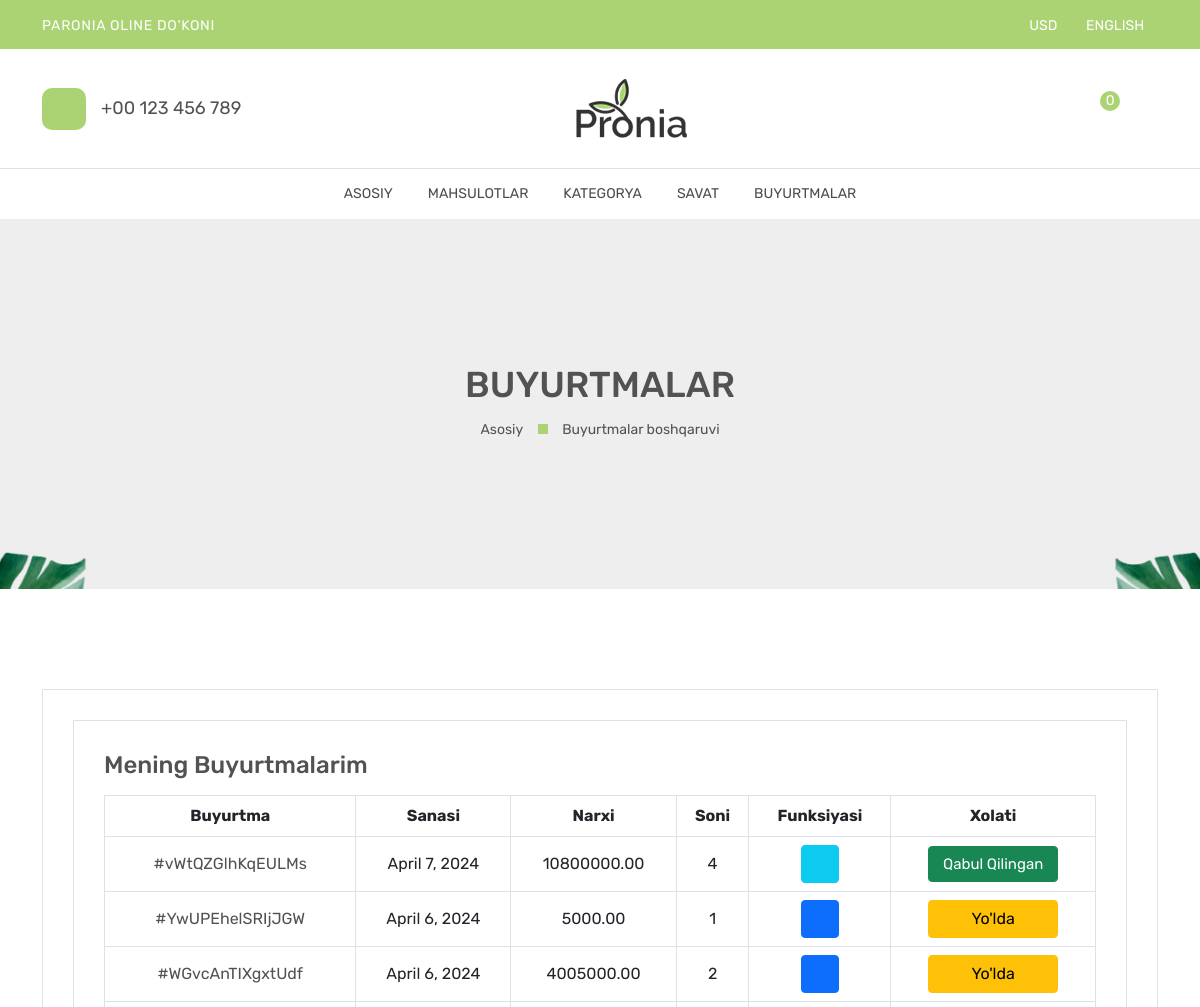
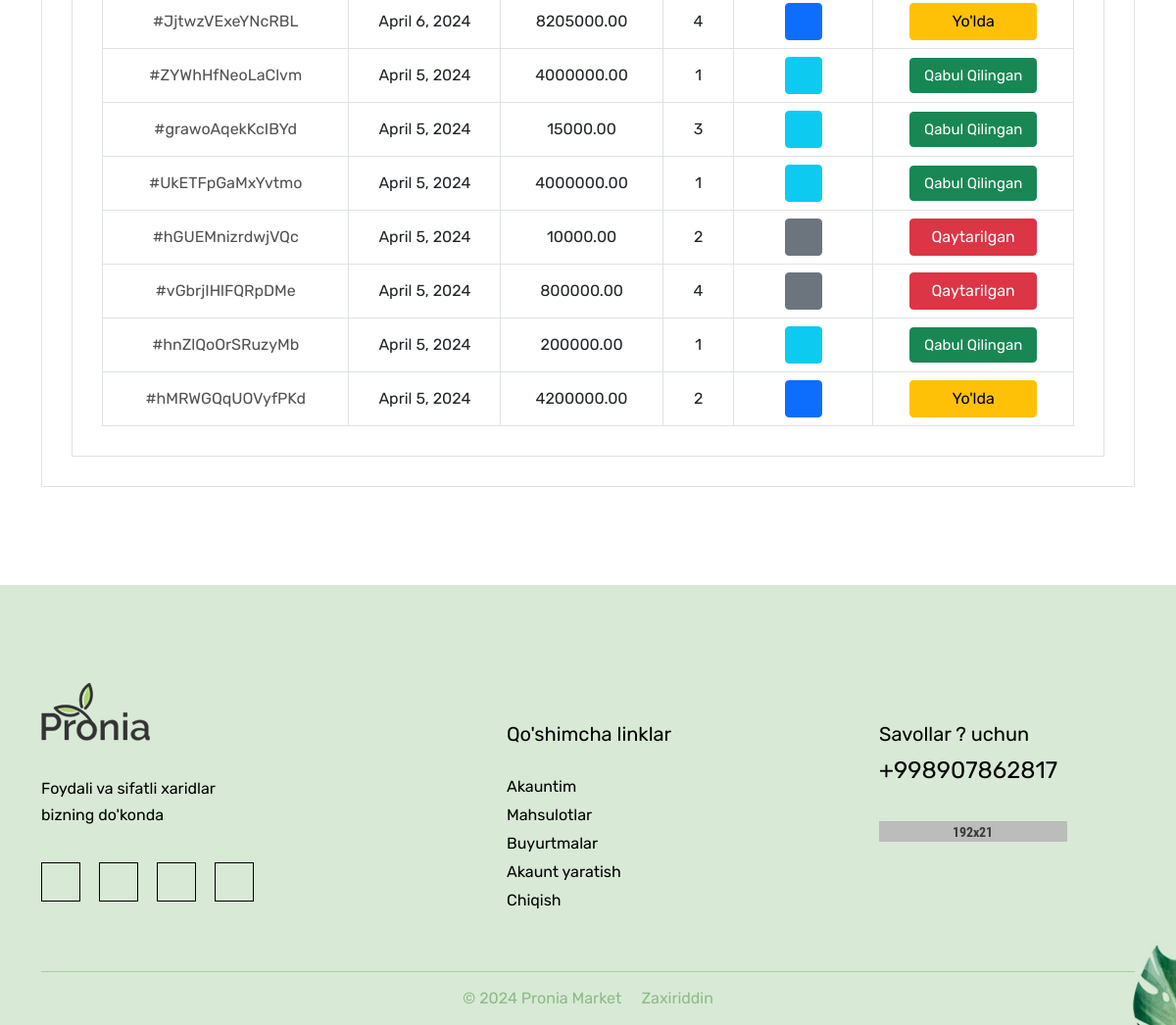
The page /order_list (signed in) on the database its author committed (2 pictures, top to bottom).
### main/models.py (models this page shows, shortened)
class CodeGenerate(models.Model):
    code = models.CharField(max_length=255, blank=True, unique=True)
    class Meta:
        abstract = True

class Cart(CodeGenerate):
    user = models.ForeignKey(User, on_delete=models.SET_NULL, null=True)
    status = models.IntegerField(
        choices=(
            (1, 'No Faol'),
            (2, "Yo'lda"),
            (3, 'Qaytarilgan'),
            (4, 'Qabul qilingan')
        ),
        default=1
    )
    date = models.DateField(null=True, blank=True, auto_now_add=True)
    @property
    def total(self):
        count = 0
        queryset = CartProduct.objects.filter(cart=self)
        for item in queryset:
            count += item.count
        return count
    @property
    def price(self):
        queryset = CartProduct.objects.filter(cart=self)
        total = 0
        for item in queryset:
            if item.product.discount_price:
                total += item.count * item.product.discount_price
            else:
                total += item.count * item.product.price
        return total

class CartProduct(models.Model):
    product = models.ForeignKey(Product, on_delete=models.SET_NULL, null=True)
    cart = models.ForeignKey(Cart, on_delete=models.CASCADE)
    count = models.IntegerField()

class Product(CodeGenerate):
    category = models.ForeignKey(Category, on_delete=models.CASCADE)
    name = models.CharField(max_length=255)
    body = models.TextField()
    price = models.DecimalField(decimal_places=2, max_digits=10)  # +
    discount_price = models.DecimalField(decimal_places=2, max_digits=10,
                                         blank=True, null=True)  # +
    banner_img = models.ImageField(upload_to='banner-img')
    quantity = models.IntegerField()
    delivery = models.BooleanField(default=False)  # +

### main/front/views.py (the view)
# urls.py: path('order_list', views.order_list, name='order_list'),
@login_required(login_url='auth:sign-in')
def order_list(request):
    categorys = models.Category.objects.all()
    queryset = models.Cart.objects.filter(user=request.user, status__in=[2, 3, 4]).order_by('-date')
    context = {
        'queryset': queryset,
        'categorys': categorys,
    }
    return render(request, 'front/order/list.html', context)

### templates/front/order/list.html (shortened to what this page needs)
{% extends 'front/base.html' %}
{% load static %}
{% block content %}
            <main class="main-content">
                <div class="breadcrumb-area breadcrumb-height" data-bg-image="{% static 'front/images/breadcrumb/bg/1-1-1919x388.jpg' %}">
                    <div class="container h-100">
                        <div class="row h-100">
                            <div class="col-lg-12">
                                <div class="breadcrumb-item">
                                    <h2 class="breadcrumb-heading">Buyurtmalar</h2>
                                    <ul>
                                        <li>
                                            <a href="{% url 'front:index' %}">Asosiy</a>
                                        </li>
                                        <li>Buyurtmalar boshqaruvi</li>
                                    </ul>
                                </div>
                            </div>
                        </div>
                    </div>
                </div>
                <div class="account-page-area section-space-y-axis-100">
                    <div class="container">
                        <div class="row">
                            <div class="col-lg-12">
                                <div class="tab-content myaccount-tab-content" id="account-page-tab-content">
                                    <div class="tab-content myaccount-tab-content" id="account-page-tab-content">
                                        <div class="tab-pane fade active show" id="account-orders" role="tabpanel" aria-labelledby="account-orders-tab">
                                            <div class="myaccount-orders">
                                                <h4 class="small-title">Mening Buyurtmalarim</h4>
                                                <div class="table-responsive">
                                                    <table class="table table-bordered table-hover">
                                                        <tbody>
                                                            <tr>
                                                                <th>Buyurtma</th>
                                                                <th>Sanasi</th>
                                                                <th>Narxi</th>
                                                                <th>Soni</th>
                                                                <th>Funksiyasi</th>
                                                                <th>Xolati</th>
                                                            </tr>
                                                            {% for q in queryset %}
                                                                <tr>
                                                                    <td><a class="account-order-id" href="#">#{{q.code}}</a></td>
                                                                    <td>{{q.date}}</td>
                                                                    <td>{{q.price}}</td>
                                                                    <td>{{q.total}}</td>
                                                                    {% if q.status == 2  %}
                                                                    <td><a data-bs-target="#editmodal{{forloop.counter}}" data-bs-toggle="modal" class="btn btn-primary" ><span><i class="pe-7s-note"></i></span></a></td>
                                                                    <td><a href="{% url 'front:cart' q.code %}" class="btn btn-warning " style="width: 130px;"  data-tippy="View"><span>Yo'lda</span></a></td>
                                                                    {% elif q.status == 3 %}
                                                                    <td><a href="{% url 'front:cart' q.code %}" class="btn btn-secondary" ><span><i class="pe-7s-look"></i></span></a></td>
                                                                    <td><a href="{% url 'front:cart' q.code %}" class="btn btn-danger" style="width: 130px;" data-tippy="View"><span>Qaytarilgan</span></a></td>
                                                                    {% elif q.status == 4 %}
                                                                    <td><a data-bs-target="#reviewmodal{{forloop.counter}}" data-bs-toggle="modal" class="btn btn-info" ><span><i class="fa fa-star"></span></a></td>
                                                                    <td><a href="{% url 'front:cart' q.code %}" class="btn btn-success" style="width: 130px; font-size: 15px;" data-tippy="View"><span>Qabul Qilingan</span></a></td>
                                                                    {% endif %}
                                                                </tr>
                                                            {% endfor %}
                                                        </tbody>
                                                    </table>
                                                </div>
                                            </div>
                                        </div>
                                    </div>
                                </div>
                            </div>
                        </div>
                    </div>
                </div>
            </main>
{% endblock content %}

### rows shown on the page
Cart: code "vWtQZGlhKqEULMs", date "April 7, 2024", price "10800000.00", total "4"
Cart: code "YwUPEhelSRIjJGW", date "April 6, 2024", price "5000.00", total "1"
Cart: code "WGvcAnTIXgxtUdf", date "April 6, 2024", price "4005000.00", total "2"
Cart: code "JjtwzVExeYNcRBL", date "April 6, 2024", price "8205000.00", total "4"
Cart: code "ZYWhHfNeoLaClvm", date "April 5, 2024", price "4000000.00", total "1"
Cart: code "grawoAqekKcIBYd", date "April 5, 2024", price "15000.00", total "3"
Cart: code "UkETFpGaMxYvtmo", date "April 5, 2024", price "4000000.00", total "1"
Cart: code "hGUEMnizrdwjVQc", date "April 5, 2024", price "10000.00", total "2", status 3 (drawn)
Cart: code "vGbrjIHlFQRpDMe", date "April 5, 2024", price "800000.00", total "4", status 3 (drawn)
Cart: code "hnZlQoOrSRuzyMb", date "April 5, 2024", price "200000.00", total "1"
Cart: code "hMRWGQqUOVyfPKd", date "April 5, 2024", price "4200000.00", total "2"

### other values the page prints
{{ cart | length }} "0"
